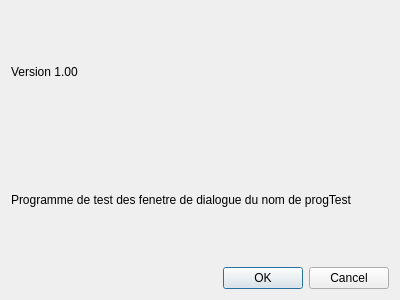
<?xml version="1.0" encoding="UTF-8"?>
<ui version="4.0">
 <class>DialogApropos</class>
 <widget class="QDialog" name="DialogApropos">
  <property name="geometry">
   <rect>
    <x>0</x>
    <y>0</y>
    <width>400</width>
    <height>300</height>
   </rect>
  </property>
  <property name="windowTitle">
   <string>Dialog</string>
  </property>
  <layout class="QVBoxLayout" name="verticalLayout_2">
   <item>
    <layout class="QGridLayout" name="gridLayout">
     <item row="0" column="0">
      <layout class="QVBoxLayout" name="verticalLayout">
       <item>
        <widget class="QLabel" name="label_numVersion">
         <property name="text">
          <string>Version 1.00</string>
         </property>
        </widget>
       </item>
       <item>
        <widget class="QLabel" name="label_nomProgramme">
         <property name="text">
          <string>Programme de test des fenetre de dialogue du nom de progTest</string>
         </property>
        </widget>
       </item>
      </layout>
     </item>
     <item row="1" column="0">
      <widget class="QDialogButtonBox" name="buttonBox">
       <property name="orientation">
        <enum>Qt::Horizontal</enum>
       </property>
       <property name="standardButtons">
        <set>QDialogButtonBox::Cancel|QDialogButtonBox::Ok</set>
       </property>
      </widget>
     </item>
    </layout>
   </item>
  </layout>
 </widget>
 <resources/>
 <connections>
  <connection>
   <sender>buttonBox</sender>
   <signal>accepted()</signal>
   <receiver>DialogApropos</receiver>
   <slot>accept()</slot>
   <hints>
    <hint type="sourcelabel">
     <x>248</x>
     <y>254</y>
    </hint>
    <hint type="destinationlabel">
     <x>157</x>
     <y>274</y>
    </hint>
   </hints>
  </connection>
  <connection>
   <sender>buttonBox</sender>
   <signal>rejected()</signal>
   <receiver>DialogApropos</receiver>
   <slot>reject()</slot>
   <hints>
    <hint type="sourcelabel">
     <x>316</x>
     <y>260</y>
    </hint>
    <hint type="destinationlabel">
     <x>286</x>
     <y>274</y>
    </hint>
   </hints>
  </connection>
 </connections>
</ui>
